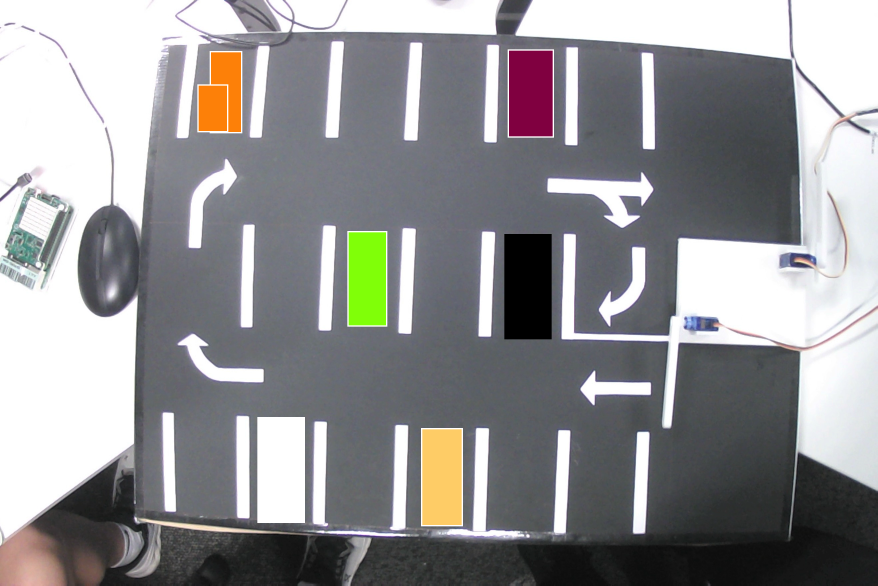
#> input picture spot-watcher/src/CarParkTest.jpg, 2632 x 1756 px, given in place of the camera (shown at 1/3 size)
$ python newMain.py
#> lines starting #> are read from the running program, lines starting #| are printed output that depends on the picture
### spot-watcher/src/lensCorrection.py
#!/usr/bin/env python3
"""
lens_correction.py
Reusable module to handle fisheye/barrel distortion.
Saves and loads parameters from lens_config.json to ensure consistency across scripts.
"""

import cv2
import numpy as np
import json
import os

CONFIG_FILE = "lens_config.json"

def load_config():
    """Loads lens parameters, returning defaults if the file doesn't exist."""
    if os.path.exists(CONFIG_FILE):
        with open(CONFIG_FILE, 'r') as f:
            return json.load(f)
    return {"k1": -0.25, "k2": 0.2}

# [4 lines left out: function save_config, not called in this run]

def undistort_frame(frame, k1=None, k2=None):
    """
    Applies radial lens distortion correction.
    If k1 and k2 are not provided, it loads them from the config file.
    """
    if k1 is None or k2 is None:
        config = load_config()
        k1 = config.get("k1", -0.25)
        k2 = config.get("k2", 0.2)

    h, w = frame.shape[:2]
    # Approximation of focal length and optical center
    fx, fy = w * 0.8, h * 0.8
    cx, cy = w / 2.0, h / 2.0

    camera_matrix = np.array(
        [[fx, 0, cx], [0, fy, cy], [0, 0, 1]], dtype=np.float32
    )
    dist_coeffs = np.array([k1, k2, 0, 0, 0], dtype=np.float32)

    new_camera_matrix, _ = cv2.getOptimalNewCameraMatrix(
        camera_matrix, dist_coeffs, (w, h), 1, (w, h)
    )

    return cv2.undistort(
        frame, camera_matrix, dist_coeffs, None, new_camera_matrix
    )

### spot-watcher/src/newMain.py
#!/usr/bin/env python3
import gc
import json
import os
import re
import sys
import time
import warnings

warnings.filterwarnings("ignore")

import cv2
import numpy as np
import requests
from skimage.metrics import structural_similarity as ssim

import lensCorrection as lens_correction

# -------- CONFIGURATION & THRESHOLDS --------
SSIM_MIN = 0.65
RESIZE_TO = (120, 120)

FLASK_URL = "http://10.130.1.228:5000/update_spots"
LOOP_INTERVAL_SEC = 1
BAYS_DIR = "./bays"
CAMERA_INDEX = 0
BAYS_JSON_PATH = "bays.json"
# --------------------------------------------

os.makedirs(BAYS_DIR, exist_ok=True)

# ==================== CAMERA & UTILS ==================== #
def setup_camera(camera_index=CAMERA_INDEX):
    cap = cv2.VideoCapture(camera_index)
    if not cap.isOpened():
        print(f"Error: Could not open camera {camera_index}")
        sys.exit(1)

    global digital_gain # Make it accessible to the capture function

    try:
        with open("lens_config.json", "r") as f:
            cam_conf = json.load(f)
            exposure_val = cam_conf.get("exposure", 150)
            digital_gain = cam_conf.get("digital_gain", 1.0)
    except Exception:
        exposure_val = 150
        digital_gain = 1.0

    cap.set(cv2.CAP_PROP_AUTO_EXPOSURE, 1)
    cap.set(cv2.CAP_PROP_EXPOSURE, max(0, exposure_val))
    cap.set(cv2.CAP_PROP_FOURCC, cv2.VideoWriter_fourcc(*"MJPG"))
    cap.set(cv2.CAP_PROP_FRAME_WIDTH, 1920)
    cap.set(cv2.CAP_PROP_FRAME_HEIGHT, 1080)

    # Force the camera to only keep the 1 most recent frame in memory so it doesn't lag
    cap.set(cv2.CAP_PROP_BUFFERSIZE, 1)

    return cap

def capture_live_frame(cap):
    for _ in range(5):
        cap.read()

    ret, frame = cap.read()
    if not ret or frame is None:
        return None

    # NEW: Apply the software sunglasses
    frame = cv2.convertScaleAbs(frame, alpha=digital_gain, beta=0)

    # Apply Lens Correction
    corrected = lens_correction.undistort_frame(frame)

    # Crop to 1440x1080
    start_x = (1920 - 1440) // 2
    cropped_frame = corrected[:, start_x : start_x + 1440]

    # Apply CLAHE Lighting Balance
    lab = cv2.cvtColor(cropped_frame, cv2.COLOR_BGR2LAB)
    l_channel, a_channel, b_channel = cv2.split(lab)
    clahe = cv2.createCLAHE(clipLimit=2.0, tileGridSize=(8, 8))
    balanced_l = clahe.apply(l_channel)
    merged_lab = cv2.merge((balanced_l, a_channel, b_channel))

    return cv2.cvtColor(merged_lab, cv2.COLOR_LAB2BGR)

def crop_polygon(img, points, pad_px=15):
    pts = np.array(points, np.int32)
    x, y, w, h = cv2.boundingRect(pts)
    h_img, w_img = img.shape[:2]
    x1, y1 = max(0, x - pad_px), max(0, y - pad_px)
    x2, y2 = min(w_img, x + w + pad_px), min(h_img, y + h + pad_px)
    return img[y1:y2, x1:x2]


def parse_id_from_name(name, fallback):
    m = re.search(r"(\d+)$", name)
    return int(m.group(1)) if m else fallback


def patch_metrics(ref_patch, cur_patch):
    """Stripped down to ONLY calculate SSIM, skipping heavy color math."""
    ref = cv2.resize(ref_patch, RESIZE_TO)
    cur = cv2.resize(cur_patch, RESIZE_TO)

    ref_g = cv2.cvtColor(ref, cv2.COLOR_BGR2GRAY)
    cur_g = cv2.cvtColor(cur, cv2.COLOR_BGR2GRAY)

    s, _ = ssim(ref_g, cur_g, full=True)
    return float(s)


# ==================== MAIN ANALYSIS ==================== #
def analyze_bays(bays, cur_frame):
    payload = []

    for b in bays:
        name = b["name"]
        pts = b["points"]
        bay_id = parse_id_from_name(name, 0)

        ref_path = os.path.join(BAYS_DIR, f"B{bay_id}_ref.jpg")
        if not os.path.exists(ref_path):
            ref_path = "emptyReference.jpg"

        ref_image = cv2.imread(ref_path)
        if ref_image is None:
            continue

        ref_p = crop_polygon(ref_image, pts)
        cur_p = crop_polygon(cur_frame, pts)

        if ref_p.size == 0 or cur_p.size == 0:
            continue

        s_w = patch_metrics(ref_p, cur_p)
        taken = (s_w < SSIM_MIN)

        taken_path = os.path.join(BAYS_DIR, f"B{bay_id}_taken.jpg")

        if taken:
            cv2.imwrite(taken_path, cur_p)
        else:
            if os.path.exists(taken_path):
                try:
                    os.remove(taken_path)
                except OSError:
                    pass

        payload.append({"id": bay_id, "taken": bool(taken)})

    return payload


def main():
    if not os.path.exists(BAYS_JSON_PATH):
        print(f"Error: Calibration file '{BAYS_JSON_PATH}' missing!")
        sys.exit(1)

    with open(BAYS_JSON_PATH, "r") as f:
#> (reads spot-watcher/src/bays.json from the repository)
        bays = json.load(f)

    print("[Main Process] Starting up...")
    print(f"[Main Process] Target Flask server: {FLASK_URL}")
    print(f"[Main Process] Loop interval: {LOOP_INTERVAL_SEC}s\n")

    # Start the camera ONCE before the loop
    cap = setup_camera(CAMERA_INDEX)
#> (reads spot-watcher/src/lens_config.json from the repository)

    while True:
        try:
            t0 = time.time()

            # Pull a frame instantly without restarting the hardware
            cur_frame = capture_live_frame(cap)
#> the loop in capture_live_frame, `for _ in range(5):` made 5 passes
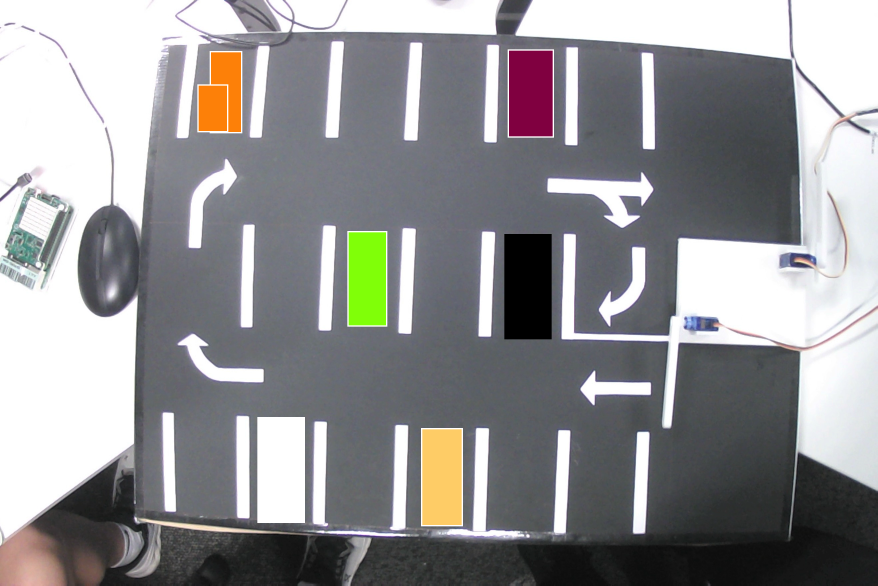
#> input picture spot-watcher/src/CarParkTest.jpg, 2632 x 1756 px, given in place of the camera (shown at 1/3 size)
#> in capture_live_frame, frame is the input picture: shape (1756, 2632, 3); mean B, G, R 148, 146.8, 146.9
#> in undistort_frame, `return cv2.undistort( frame, camera_matrix, dist_coeffs, None, new_cam..`:
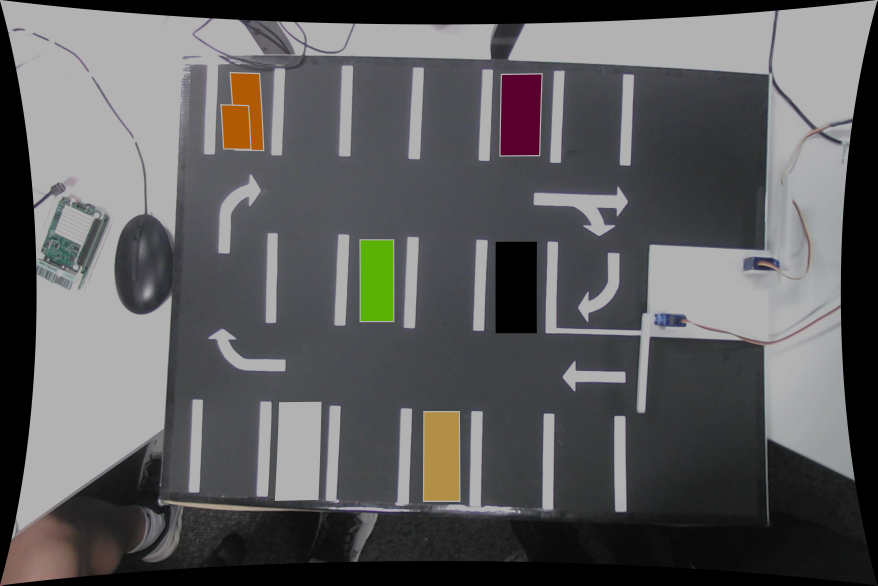
#> returned value: shape (1756, 2632, 3) (shown at 1/3 size); mean of channels 0, 1, 2 92.9, 92.1, 92.4; drawn as B, G, R
#> in capture_live_frame, `lab = cv2.cvtColor(cropped_frame, cv2.COLOR_BGR2LAB)`: lab: shape (1756, 1440, 3); mean of channels 0, 1, 2 100.4, 128.7, 127.8
#> in capture_live_frame, `l_channel, a_channel, b_channel = cv2.split(lab)`:
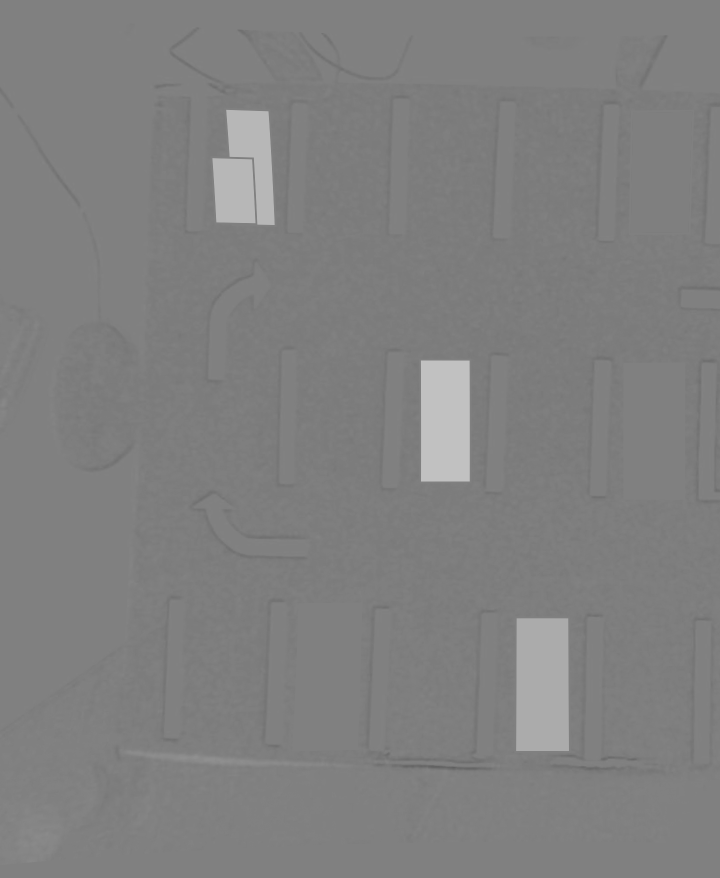
#> b_channel: shape (1756, 1440) (shown at 1/2 size); min 95, max 193, mean 127.8
#> in capture_live_frame, `merged_lab = cv2.merge((balanced_l, a_channel, b_channel))`: merged_lab: shape (1756, 1440, 3); mean of channels 0, 1, 2 108.4, 128.7, 127.8
            if cur_frame is None:
                print("[Main Process] Frame capture failed. Retrying...")
                time.sleep(0.5)
                continue

            cv2.imwrite(os.path.join(BAYS_DIR, "currentView.jpg"), cur_frame)
            spots_data = analyze_bays(bays, cur_frame)
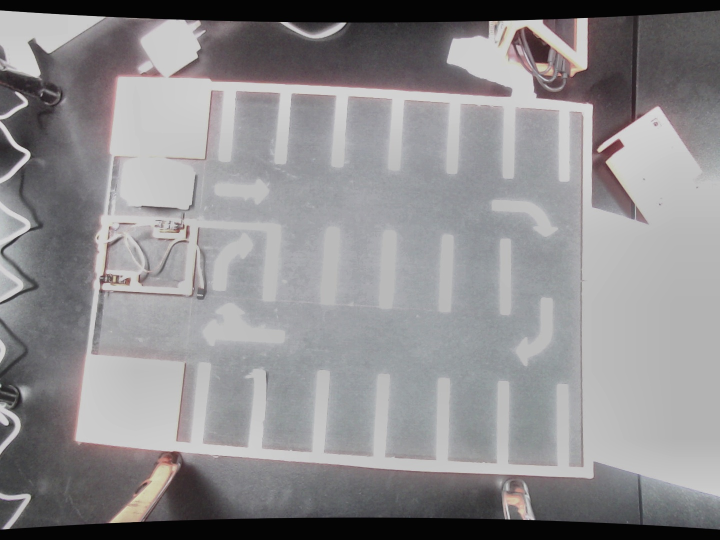
#> input picture spot-watcher/src/emptyReference.jpg, 1440 x 1080 px (shown at 1/2 size)
#> in analyze_bays, ref_image is the input picture: shape (1080, 1440, 3); mean B, G, R 142.1, 140.2, 141.8
#> in patch_metrics, `ref = cv2.resize(ref_patch, RESIZE_TO)`:
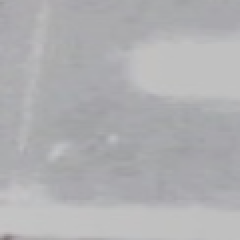
#> ref: shape (120, 120, 3) (shown 2 times larger); mean B, G, R 178.2, 175.8, 175.8
#> in patch_metrics, `cur = cv2.resize(cur_patch, RESIZE_TO)`:
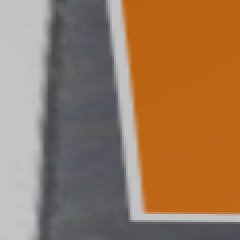
#> cur: shape (120, 120, 3) (shown 2 times larger); mean B, G, R 90, 119.2, 154.2
#> in patch_metrics, `cur_g = cv2.cvtColor(cur, cv2.COLOR_BGR2GRAY)`:
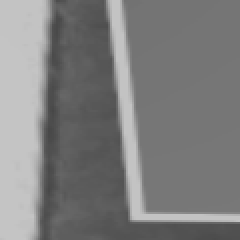
#> cur_g: shape (120, 120) (shown 2 times larger); min 71, max 196, mean 126.5
#> in patch_metrics, `s, _ = ssim(ref_g, cur_g, full=True)`: s = 0.611
#> in analyze_bays, `taken = (s_w < SSIM_MIN)`: taken = True

            status_frame = cur_frame.copy()
            status_dict = {spot["id"]: spot["taken"] for spot in spots_data}

            for b in bays:
                bay_id = parse_id_from_name(b["name"], 0)
                pts = np.array(b["points"], np.int32)
                is_taken = status_dict.get(bay_id, False)
                box_color = (0, 0, 255) if is_taken else (0, 255, 0)

                cv2.polylines(status_frame, [pts], True, box_color, 2)
                x, y = pts[0]
                cv2.putText(status_frame, b["name"], (x + 5, y + 25), cv2.FONT_HERSHEY_SIMPLEX, 0.7, box_color, 2)
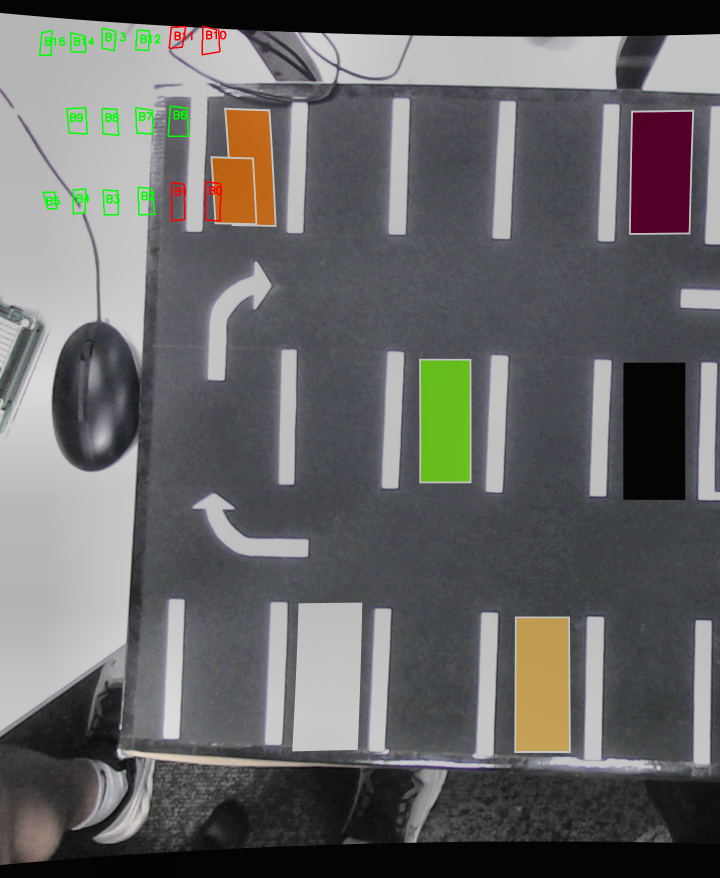
#> status_frame: shape (1756, 1440, 3) (shown at 1/2 size); mean B, G, R 101.9, 102.4, 102.7

            cv2.imwrite(os.path.join(BAYS_DIR, "currentBayStatus.jpg"), status_frame)

            formatted_json = (
                "[\n"
                + ",\n".join(
                    f"  {json.dumps(item, separators=(', ', ': '))}"
                    for item in spots_data
                )
                + "\n]"
            )
            print(formatted_json)

            with open("bayStatus.json", "w") as f:
                f.write(formatted_json)

            try:
                requests.post(FLASK_URL, json=spots_data, timeout=0.5)
#> (this line was passed over: requests is not available in this run)
            except Exception:
                pass

            print(f"[Main Process] Cycle completed in {time.time() - t0:.2f}s\n")
            gc.collect()

            time.sleep(LOOP_INTERVAL_SEC)

        except KeyboardInterrupt:
            print("\nStopping main process...")
            break
        except Exception as err:
            print(f"[Main Process Error] {err}")
            time.sleep(1)

    # Cleanly turn off the camera when we quit
    cap.release()

if __name__ == "__main__":
    main()
